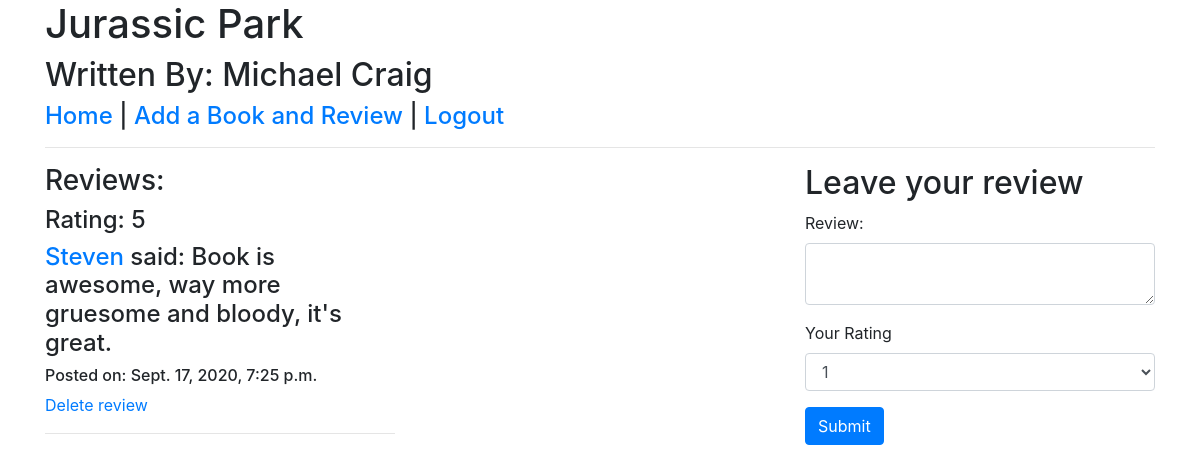
The page /books/2 (signed in) on the database its author committed.
### dojo_reads_app/models.py (models this page shows)
class Book(models.Model):
    title = models.CharField(max_length=45)
    author = models.CharField(max_length=45)
    created_at = models.DateTimeField(auto_now_add=True)
    updated_at = models.DateTimeField(auto_now=True)
    objects = BookManager()

class Review(models.Model):
    content = models.TextField()
    rating = models.IntegerField(validators=[MinValueValidator(1), MaxValueValidator(5)])
    created_at = models.DateTimeField(auto_now_add=True)
    updated_at = models.DateTimeField(auto_now=True)
    user = models.ForeignKey(User, related_name="reviews", on_delete=models.CASCADE)
    book = models.ForeignKey(Book, related_name="reviews", on_delete=models.CASCADE)

class User(models.Model):
    name = models.CharField(max_length=45)
    alias = models.CharField(max_length=45)
    email = models.CharField(max_length=255)
    password = models.CharField(max_length=255)
    created_at = models.DateTimeField(auto_now_add=True)
    updated_at = models.DateTimeField(auto_now=True)
    objects = UserManager()

### dojo_reads_app/views.py (the view)
# urls.py: path('books/<int:id>', views.one_book),
def one_book(request, id):
    if 'logged_in_user' not in request.session:
        return redirect("/")
    else:
        context = {
            'book': Book.objects.get(id=id)
        }
        return render(request, "book.html", context)

### dojo_reads_app/templates/book.html (shortened to what this page needs)
<!DOCTYPE html>
<html lang="en">
<head>
    <link rel="stylesheet" href="https://stackpath.bootstrapcdn.com/bootstrap/4.5.2/css/bootstrap.min.css">
</head>
<body>
    <div class="container">
        <h1>{{ book.title }}</h1>
        <h2>Written By: {{ book.author }}</h2>
        <h4 style="justify-content: right;"><a href="/books">Home</a> | <a href="/books/add">Add a Book and Review</a> | <a href="/logout">Logout</a></h4>
        <hr>
        <div class="row">
            <div class="col-sm-4">
                <h3>Reviews:</h3>
                {% for b in book.reviews.all %}
                <h4>Rating: {{b.rating}}</h4>
                <h4><a href="/users/{{b.user.id}}">{{b.user.alias}}</a> said: {{b.content}}</h4>
                <h6>Posted on: {{b.created_at}}</h6>
                {% if b.user.id == request.session.logged_in_user %}
                <a href="/deletereview/{{b.id}}">Delete review</a>
                {% endif %}
                <hr>
                {% endfor %}
            </div>
            <div class="col-sm-4"></div>
            <div class="col-sm-4">
                <h2>Leave your review</h2>
                <form action="/addreview/{{book.id}}" method="post">
                    <div class="form-group">
                        <label for="content">Review:</label>
                        <textarea name="content" class="form-control"></textarea>
                    </div>
                    <div class="form-group">
                        <label for="rating">Your Rating</label>
                        <select name="rating" class="form-control">
                            <option value="1">1</option>
                        </select>
                    </div>
                    <input type="submit" value="Submit" class="btn btn-primary">
                </form>
            </div>
        </div>
    </div>
</body>
</html>

### rows shown on the page
Book: title "Jurassic Park", author "Michael Craig"
Review: rating "5", user.alias "Steven", content "Book is awesome, way more gruesome and bloody, it's great.", created_at "Sept. 17, 2020, 7:25 p.m."
